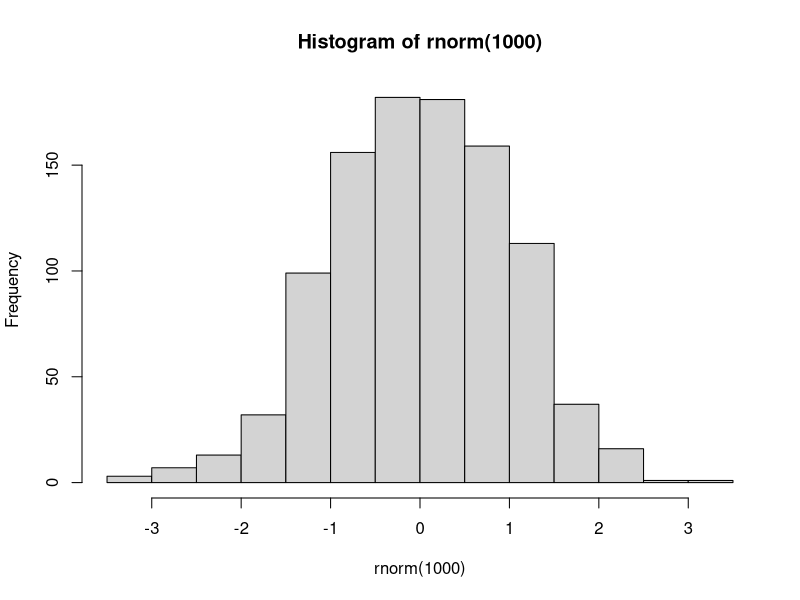
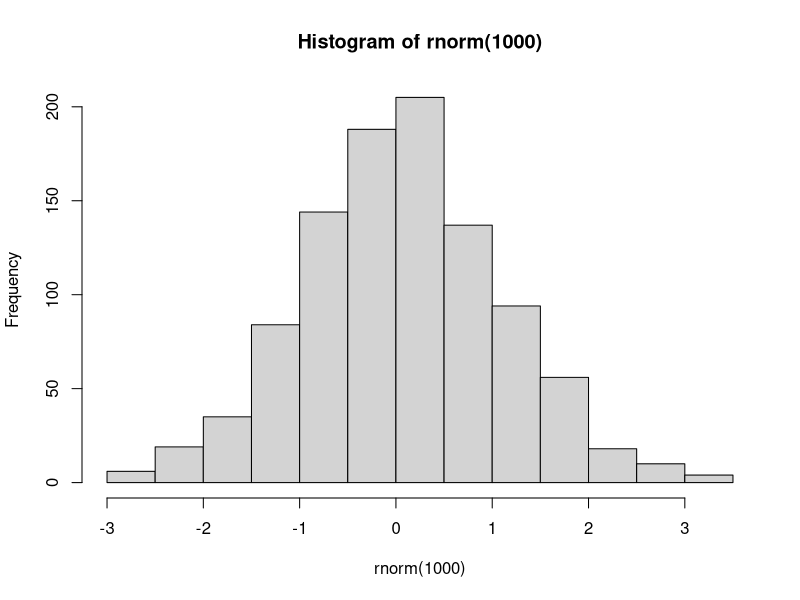
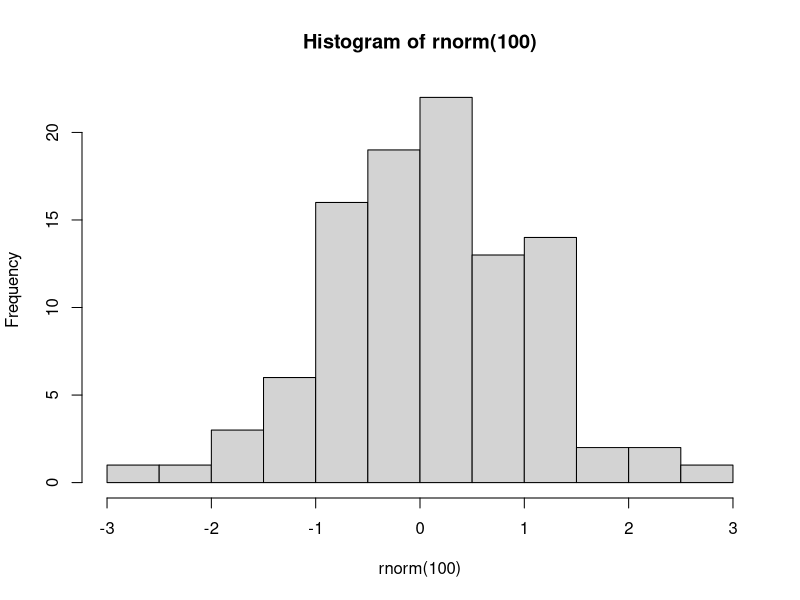

Recreate these plots in R, in order.
params <-
list(isSlides = "no")

## ----setup, include=FALSE-----------------------------------------------------
suppressPackageStartupMessages(require(knitr))
knitr::opts_chunk$set(echo = TRUE, tidy = T)


## ---- results='asis',include=TRUE,echo=FALSE----------------------------------
if(params$isSlides != "yes"){
  cat("# Reproducible Research


"    
  )
  
}



## ----setwd_introtoR,eval=F----------------------------------------------------
## setwd("/PathToMyDownload/Reproducible_R-master/r_course")
## # e.g. setwd("~/Downloads/Reproducible_R-master/r_course")


## ---- results='asis',include=TRUE,echo=FALSE----------------------------------
if(params$isSlides == "yes"){
  cat("class: inverse, center, middle

# Creating Documents from R Scripts

<html><div style='float:left'></div><hr color='#EB811B' size=1px width=720px></html> 


"    
  )
}else{
  cat("# Creating Documents from R Scripts


"    
  )
  
}



## ----eval=F,echo=TRUE---------------------------------------------------------
## library(rmarkdown)
## render("scripts/script.r")


## ----eval=F,echo=TRUE---------------------------------------------------------
## render("scripts/script.r", output_format="html_document")


## ----eval=F,echo=TRUE,tidy=FALSE----------------------------------------------
## render("scripts/script.r", output_format="html_document",
##        output_file="myRenderedDoc.html",output_dir="scripts")


## ---- results='asis',include=TRUE,echo=FALSE----------------------------------
if(params$isSlides == "yes"){
  cat("class: inverse, center, middle

# Comments

<html><div style='float:left'></div><hr color='#EB811B' size=1px width=720px></html> 


"    
  )
}else{
  cat("# Comments


"    
  )
  
}



## ----eval=F-------------------------------------------------------------------
## # Generate some random numbers
## myRandNumbers <- rnorm(100,10,2)


## ----eval=F-------------------------------------------------------------------
## #' this would be placed as code
## # Generate some random numbers
## myRandNumbers <- rnorm(100,10,2)


## ----eval=F-------------------------------------------------------------------
## 
## #'
## #' title: "BRC making notes example"
## #' author: "Tom Carroll"
## #' date: "Reproducible R"
## #'
## #' this would be placed as text in html
## # Generate some random numbers (This is a comment with code)
## myRandNumbers <- rnorm(100,10,2)


## ----eval=F-------------------------------------------------------------------
## 
## #' Some comments for text.
## #+ fig.width=3, fig.height=3
## myRandNumbers <- rnorm(100, 10, 2)
## hist(myRandNumbers)


## ---- results='asis',include=TRUE,echo=FALSE----------------------------------
if(params$isSlides == "yes"){
  cat("class: inverse, center, middle

# Markdown

<html><div style='float:left'></div><hr color='#EB811B' size=1px width=720px></html> 


"    
  )
}else{
  cat("# Markdown


"    
  )
  
}



## ---- results='asis',include=TRUE,echo=FALSE----------------------------------
if(params$isSlides == "yes"){
  cat("class: inverse, center, middle

# Markdown Syntax

<html><div style='float:left'></div><hr color='#EB811B' size=1px width=720px></html> 


"    
  )
}else{
  cat("# Markdown Syntax


"    
  )
  
}



## ----results='asis',eval=F----------------------------------------------------
## Italics = _Italics_ or *Italics*
## Bold  =  __Bold__ or **Bold**


## ---- results='asis',include=TRUE,echo=FALSE----------------------------------
if(params$isSlides == "yes"){
  cat("class: inverse, center, middle

# rMarkdown

<html><div style='float:left'></div><hr color='#EB811B' size=1px width=720px></html> 


"    
  )
}else{
  cat("# rMarkdown


"    
  )
  
}



## ----fig.width=5,fig.height=2-------------------------------------------------
hist(rnorm(1000))


## ----eval=F-------------------------------------------------------------------
## hist(rnorm(1000))


## ----fig.width=5,fig.height=2,echo=FALSE--------------------------------------
hist(rnorm(1000))


## ----tidy=T,fig.width=5,fig.height=2------------------------------------------
        hist( 
rnorm(100  )
)


## ---- collapse=T--------------------------------------------------------------
temp <- rnorm(10)
temp


## ---- eval=F------------------------------------------------------------------
## temp <- rnorm(3)
## temp2 <- rnorm(3)
## dfExample <- cbind(temp,temp2)
## kable(dfExample)


## ---- results='asis'----------------------------------------------------------
temp <- rnorm(3)
temp2 <- rnorm(3)
dfExample <- cbind(temp,temp2)
kable(dfExample)

